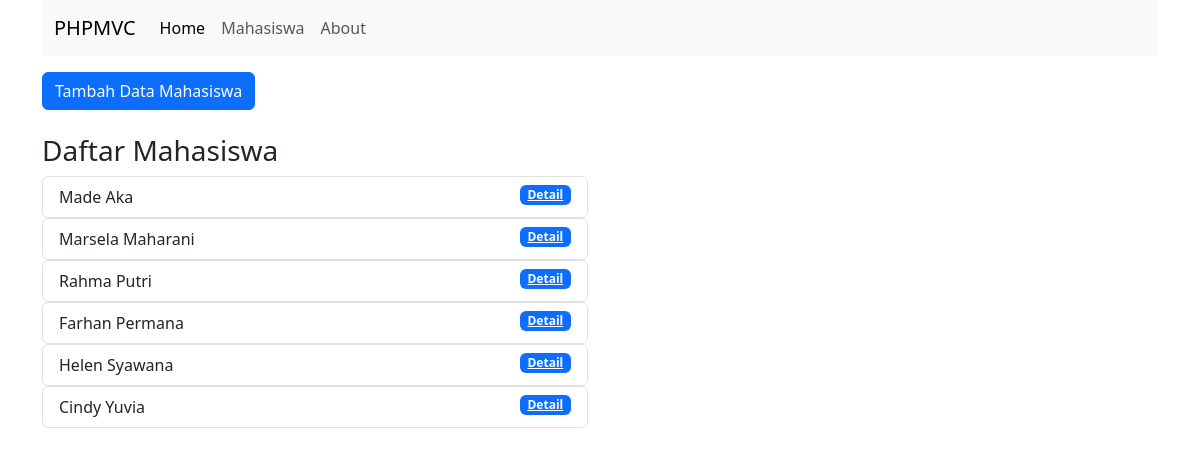
/08-Insert-data/public/mahasiswa, run on the app's committed database.
### tables this page shows
CREATE TABLE `mahasiswa` (
  `id` int(11) NOT NULL,
  `nama` varchar(200) NOT NULL,
  `nrp` varchar(200) NOT NULL,
  `email` varchar(200) NOT NULL,
  `jurusan` varchar(200) NOT NULL
);

### 08-Insert-data/app/core/Controller.php (called while the page is built, shortened)
<?php
class Controller
{
  public function view($view, $data = [])
  {
    require_once '../app/views/' . $view . '.php';
  }
  public function model($model)
  {
    return new $model;
  }
}

### 08-Insert-data/app/controllers/Mahasiswa.php (called while the page is built, shortened)
<?php
class Mahasiswa extends Controller
{
  public function index()
  {
    $data['judul'] = 'Daftar Mahasiswa';
    $data['mhs'] = $this->model('Mahasiswa_model')->getAllMahasiswa();
    $this->view('mahasiswa/index', $data);
  }
}

### 08-Insert-data/app/core/App.php (called while the page is built, shortened)
<?php
class App
{
  protected $method = 'index';
  protected $params = [];
  public function __construct()
  {
    $this->controller = new $this->controller;
    call_user_func_array([$this->controller, $this->method], $this->params);
  }
}

### 08-Insert-data/public/index.php (called while the page is built, shortened)
<?php
$app = new App;

### 08-Insert-data/app/core/Database.php (called while the page is built, shortened)
<?php
class Database
{
  private $host = DB_HOST;
  private $user = DB_USER;
  private $pass = DB_PASS;
  private $db_name = DB_NAME;
  private $dbh;
  private $stmt;
  public function __construct()
  {
    $dsn = 'mysql:host=' . $this->host . ';dbname=' . $this->db_name;
    $option = [
      PDO::ATTR_PERSISTENT => true,
      PDO::ATTR_ERRMODE => PDO::ERRMODE_EXCEPTION
    ];
    try {
      $this->dbh = new PDO($dsn, $this->user, $this->pass, $option);
    } catch (PDOException $e) {
      die($e->getMessage());
    }
  }
  public function query($query)
  {
    $this->stmt = $this->dbh->prepare($query);
  }
  public function execute()
  {
    $this->stmt->execute();
  }
  public function resultSet()
  {
    $this->execute();
    return $this->stmt->fetchAll(PDO::FETCH_ASSOC);
  }
}

### 08-Insert-data/app/models/Mahasiswa_model.php (called while the page is built, shortened)
<?php
class Mahasiswa_model
{
  private $table = 'mahasiswa';
  private $db;
  public function __construct()
  {
    $this->db = new Database;
  }
  public function getAllMahasiswa()
  {
    $this->db->query('SELECT * FROM ' . $this->table);
    return $this->db->resultSet();
  }
}

### 08-Insert-data/app/views/mahasiswa/index.php (the view, shortened to what this page needs)
<div class="container mt-3">
  <div class="row">
    <div class="col-6">
      <button type="button" class="btn btn-primary" data-bs-toggle="modal" data-bs-target="#formModal">
        Tambah Data Mahasiswa
      </button>
      <br><br>
      <h3>Daftar Mahasiswa</h3>
      <?php foreach ($data['mhs'] as $mhs) : ?>
        <ul class="list-group">
          <li class="list-group-item d-flex justify-content-between align-items-start">
            <?= $mhs['nama'] ?>
            <a href="<?= BASEURL; ?>/mahasiswa/detail/<?= $mhs['id'] ?>" class="badge bg-primary">Detail</a>
          </li>
        </ul>
      <?php endforeach; ?>
    </div>
  </div>
</div>

### data on the page
mahasiswa: nama "Made Aka"
mahasiswa: nama "Marsela Maharani"
mahasiswa: nama "Rahma Putri"
mahasiswa: nama "Farhan Permana"
mahasiswa: nama "Helen Syawana"
mahasiswa: nama "Cindy Yuvia"
